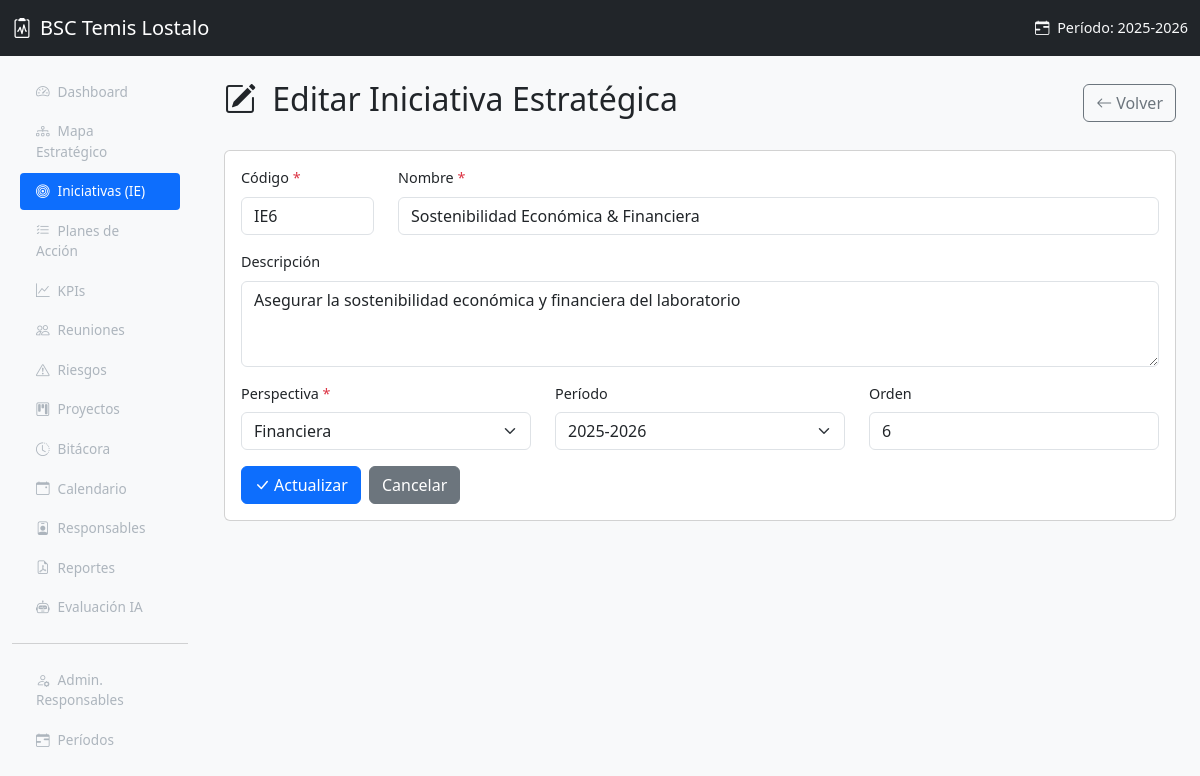
Screenshot of /index.php?page=iniciativas&action=editar&id=6 with the database file from the repository.
### tables this page shows
CREATE TABLE periodos_estrategicos (
    id INT AUTO_INCREMENT PRIMARY KEY,
    nombre VARCHAR(100) NOT NULL,
    fecha_inicio DATE NOT NULL,
    fecha_fin DATE NOT NULL,
    activo TINYINT(1) DEFAULT 0,
    created_at TIMESTAMP DEFAULT CURRENT_TIMESTAMP
);

CREATE TABLE iniciativas_estrategicas (
    id INT AUTO_INCREMENT PRIMARY KEY,
    perspectiva_id INT NOT NULL,
    periodo_id INT DEFAULT NULL,
    codigo VARCHAR(10) NOT NULL,
    nombre VARCHAR(200) NOT NULL,
    descripcion TEXT,
    orden INT NOT NULL DEFAULT 0,
    FOREIGN KEY (perspectiva_id) REFERENCES perspectivas(id) ON DELETE CASCADE,
    FOREIGN KEY (periodo_id) REFERENCES periodos_estrategicos(id) ON DELETE SET NULL
);

CREATE TABLE perspectivas (
    id INT AUTO_INCREMENT PRIMARY KEY,
    nombre VARCHAR(100) NOT NULL,
    color VARCHAR(7) NOT NULL DEFAULT '#0d6efd',
    icono VARCHAR(50) DEFAULT NULL,
    orden INT NOT NULL DEFAULT 0
);

### includes/functions.php (called while the page is built, shortened)
<?php
function sanitize($input) {
    return htmlspecialchars(trim($input), ENT_QUOTES, 'UTF-8');
}
function activeNav($page, $current) {
    return ($page === $current) ? 'active' : '';
}
function getPeriodoActivo($pdo) {
    $stmt = $pdo->query("SELECT * FROM periodos_estrategicos WHERE activo = 1 LIMIT 1");
    return $stmt->fetch();
}

### models/Iniciativa.php (called while the page is built, shortened)
<?php
require_once __DIR__ . '/../config/database.php';
require_once __DIR__ . '/../includes/functions.php';
class Iniciativa {
    static function getById($pdo, $id) {
        $stmt = $pdo->prepare("
            SELECT ie.*, p.nombre AS perspectiva_nombre, p.color AS perspectiva_color
            FROM iniciativas_estrategicas ie
            JOIN perspectivas p ON p.id = ie.perspectiva_id
            WHERE ie.id = ?
        ");
        $stmt->execute([$id]);
        return $stmt->fetch();
    }
}

### views/iniciativas/form.php (the view, shortened to what this page needs)
<?php
require_once __DIR__ . '/../../models/Iniciativa.php';
$iniciativa = null;
if ($id) {
    $iniciativa = Iniciativa::getById($pdo, $id);
}
$esEdicion = ($iniciativa !== null);
$perspectivas = $pdo->query("SELECT * FROM perspectivas ORDER BY orden")->fetchAll();
$periodos = $pdo->query("SELECT * FROM periodos_estrategicos ORDER BY fecha_inicio DESC")->fetchAll();
require_once __DIR__ . '/../layout/header.php';
?>
<div class="d-flex justify-content-between align-items-center mb-4">
    <h2>
        <i class="bi bi-<?= $esEdicion ? 'pencil-square' : 'plus-circle' ?> me-2"></i>
        <?= $esEdicion ? 'Editar Iniciativa Estratégica' : 'Nueva Iniciativa Estratégica' ?>
    </h2>
    <a href="<?= BASE_URL ?>index.php?page=iniciativas" class="btn btn-outline-secondary">
        <i class="bi bi-arrow-left me-1"></i>Volver
    </a>
</div>
<div class="card">
    <div class="card-body">
        <form method="POST" action="<?= BASE_URL ?>index.php?page=iniciativas&action=guardar">
            <div class="row mb-3">
                <div class="col-md-2">
                    <label for="codigo" class="form-label">Código <span class="text-danger">*</span></label>
                    <input type="text" class="form-control" id="codigo" name="codigo"
                           value="<?= $esEdicion ? sanitize($iniciativa['codigo']) : '' ?>" required
                           placeholder="Ej: IE7">
                </div>
                <div class="col-md-10">
                    <label for="nombre" class="form-label">Nombre <span class="text-danger">*</span></label>
                    <input type="text" class="form-control" id="nombre" name="nombre"
                           value="<?= $esEdicion ? sanitize($iniciativa['nombre']) : '' ?>" required>
                </div>
            </div>
            <div class="mb-3">
                <label for="descripcion" class="form-label">Descripción</label>
                <textarea class="form-control" id="descripcion" name="descripcion" rows="3"><?= $esEdicion ? sanitize($iniciativa['descripcion'] ?? '') : '' ?></textarea>
            </div>
            <div class="row mb-3">
                <div class="col-md-4">
                    <label for="perspectiva_id" class="form-label">Perspectiva <span class="text-danger">*</span></label>
                    <select class="form-select" id="perspectiva_id" name="perspectiva_id" required>
                        <?php foreach ($perspectivas as $p): ?>
                            <option value="<?= $p['id'] ?>"
                                <?= ($esEdicion && $iniciativa['perspectiva_id'] == $p['id']) ? 'selected' : '' ?>>
                                <?= sanitize($p['nombre']) ?>
                            </option>
                        <?php endforeach; ?>
                    </select>
                </div>
                <div class="col-md-4">
                    <label for="periodo_id" class="form-label">Período</label>
                    <select class="form-select" id="periodo_id" name="periodo_id">
                        <?php foreach ($periodos as $per): ?>
                            <option value="<?= $per['id'] ?>"
                                <?= ($esEdicion && ($iniciativa['periodo_id'] ?? '') == $per['id']) ? 'selected' : '' ?>>
                                <?= sanitize($per['nombre']) ?>
                            </option>
                        <?php endforeach; ?>
                    </select>
                </div>
                <div class="col-md-4">
                    <label for="orden" class="form-label">Orden</label>
                    <input type="number" class="form-control" id="orden" name="orden"
                           value="<?= $esEdicion ? (int)$iniciativa['orden'] : 0 ?>" min="0">
                </div>
            </div>
            <div class="d-flex gap-2">
                <button type="submit" class="btn btn-primary">
                    <i class="bi bi-check-lg me-1"></i><?= $esEdicion ? 'Actualizar' : 'Crear' ?>
                </button>
                <a href="<?= BASE_URL ?>index.php?page=iniciativas" class="btn btn-secondary">Cancelar</a>
            </div>
        </form>
    </div>
</div>
<?php require_once __DIR__ . '/../layout/footer.php'; ?>

### views/layout/header.php (shortened to what this page needs)
<!DOCTYPE html>
<html lang="es">
<head>
    <link href="https://cdn.jsdelivr.net/npm/bootstrap@5.3.3/dist/css/bootstrap.min.css" rel="stylesheet">
    <link href="https://cdn.jsdelivr.net/npm/bootstrap-icons@1.11.3/font/bootstrap-icons.min.css" rel="stylesheet">
    <link href="<?= BASE_URL ?>assets/css/style.css" rel="stylesheet">
</head>
<body>
    <nav class="navbar navbar-dark bg-dark fixed-top">
        <div class="container-fluid">
            <a class="navbar-brand d-flex align-items-center" href="<?= BASE_URL ?>">
                <i class="bi bi-clipboard2-pulse me-2"></i>
                BSC Temis Lostalo
            </a>
            <?php if ($periodoActivo): ?>
                <span class="navbar-text text-light">
                    <i class="bi bi-calendar-range me-1"></i>
                    Período: <?= sanitize($periodoActivo['nombre']) ?>
                </span>
            <?php endif; ?>
        </div>
    </nav>
    <div class="container-fluid">
        <div class="row">
            <nav id="sidebar" class="col-md-2 d-md-block sidebar offcanvas-md offcanvas-start">
                <div class="offcanvas-body position-sticky pt-3">
                    <ul class="nav flex-column">
                        <li class="nav-item">
                            <a class="nav-link <?= activeNav('dashboard', $page) ?>" href="<?= BASE_URL ?>index.php?page=dashboard">
                                <i class="bi bi-speedometer2 me-2"></i>Dashboard
                            </a>
                        </li>
                        <li class="nav-item">
                            <a class="nav-link <?= activeNav('mapa', $page) ?>" href="<?= BASE_URL ?>index.php?page=mapa">
                                <i class="bi bi-diagram-3 me-2"></i>Mapa Estratégico
                            </a>
                        </li>
                        <li class="nav-item">
                            <a class="nav-link <?= activeNav('iniciativas', $page) ?>" href="<?= BASE_URL ?>index.php?page=iniciativas">
                                <i class="bi bi-bullseye me-2"></i>Iniciativas (IE)
                            </a>
                        </li>
                        <li class="nav-item">
                            <a class="nav-link <?= activeNav('planes', $page) ?>" href="<?= BASE_URL ?>index.php?page=planes">
                                <i class="bi bi-list-check me-2"></i>Planes de Acción
                            </a>
                        </li>
                        <li class="nav-item">
                            <a class="nav-link <?= activeNav('kpis', $page) ?>" href="<?= BASE_URL ?>index.php?page=kpis">
                                <i class="bi bi-graph-up me-2"></i>KPIs
                            </a>
                        </li>
                        <li class="nav-item">
                            <a class="nav-link <?= activeNav('reuniones', $page) ?>" href="<?= BASE_URL ?>index.php?page=reuniones">
                                <i class="bi bi-people me-2"></i>Reuniones
                            </a>
                        </li>
                        <li class="nav-item">
                            <a class="nav-link <?= activeNav('riesgos', $page) ?>" href="<?= BASE_URL ?>index.php?page=riesgos">
                                <i class="bi bi-exclamation-triangle me-2"></i>Riesgos
                            </a>
                        </li>
                        <li class="nav-item">
                            <a class="nav-link <?= activeNav('proyectos', $page) ?>" href="<?= BASE_URL ?>index.php?page=proyectos">
                                <i class="bi bi-kanban me-2"></i>Proyectos
                            </a>
                        </li>
                        <li class="nav-item">
                            <a class="nav-link <?= activeNav('bitacora', $page) ?>" href="<?= BASE_URL ?>index.php?page=bitacora">
                                <i class="bi bi-clock-history me-2"></i>Bitácora
                            </a>
                        </li>
                        <li class="nav-item">
                            <a class="nav-link <?= activeNav('calendario', $page) ?>" href="<?= BASE_URL ?>index.php?page=calendario">
                                <i class="bi bi-calendar-event me-2"></i>Calendario
                            </a>
                        </li>
                        <li class="nav-item">
                            <a class="nav-link <?= activeNav('responsables', $page) ?>" href="<?= BASE_URL ?>index.php?page=responsables">
                                <i class="bi bi-person-badge me-2"></i>Responsables
                            </a>
                        </li>
                        <li class="nav-item">
                            <a class="nav-link <?= activeNav('reportes', $page) ?>" href="<?= BASE_URL ?>index.php?page=reportes">
                                <i class="bi bi-file-earmark-pdf me-2"></i>Reportes
                            </a>
                        </li>
                        <li class="nav-item">
                            <a class="nav-link <?= activeNav('evaluacion', $page) ?>" href="<?= BASE_URL ?>index.php?page=evaluacion">
                                <i class="bi bi-robot me-2"></i>Evaluación IA
                            </a>
                        </li>
                        <hr class="text-muted">
                        <li class="nav-item">
                            <a class="nav-link <?= activeNav('admin_responsables', $page) ?>" href="<?= BASE_URL ?>index.php?page=admin_responsables">
                                <i class="bi bi-person-gear me-2"></i>Admin. Responsables
                            </a>
                        </li>
                        <li class="nav-item">
                            <a class="nav-link <?= activeNav('periodos', $page) ?>" href="<?= BASE_URL ?>index.php?page=periodos">
                                <i class="bi bi-calendar-range me-2"></i>Períodos
                            </a>
                        </li>
                    </ul>
                </div>
            </nav>
            <main class="col-md-10 ms-sm-auto px-md-4 main-content">

### assets/css/style.css (style rules this page uses)
body { font-size: 0.9rem; background-color: #f8f9fa; }
.main-content { margin-top: 56px; padding-top: 1.5rem; padding-bottom: 2rem; }
.sidebar { background-color: #212529; min-height: calc(100vh - 56px); margin-top: 56px; padding-top: 0; }
.sidebar .nav-link { color: #adb5bd; padding: 0.5rem 1rem; border-radius: 0.25rem; margin: 0.1rem 0.5rem; font-size: 0.85rem; }
.sidebar .nav-link.active { color: #fff; background-color: #0d6efd; }
.sidebar .nav-link i { width: 20px; text-align: center; }

### rows the page displays
periodos_estrategicos: nombre "2025-2026"
iniciativas_estrategicas: codigo "IE6", nombre "Sostenibilidad Económica & Financiera", descripcion "Asegurar la sostenibilidad económica y financiera del laboratorio", perspectiva_id "Financiera", periodo_id "2025-2026", orden "6"
